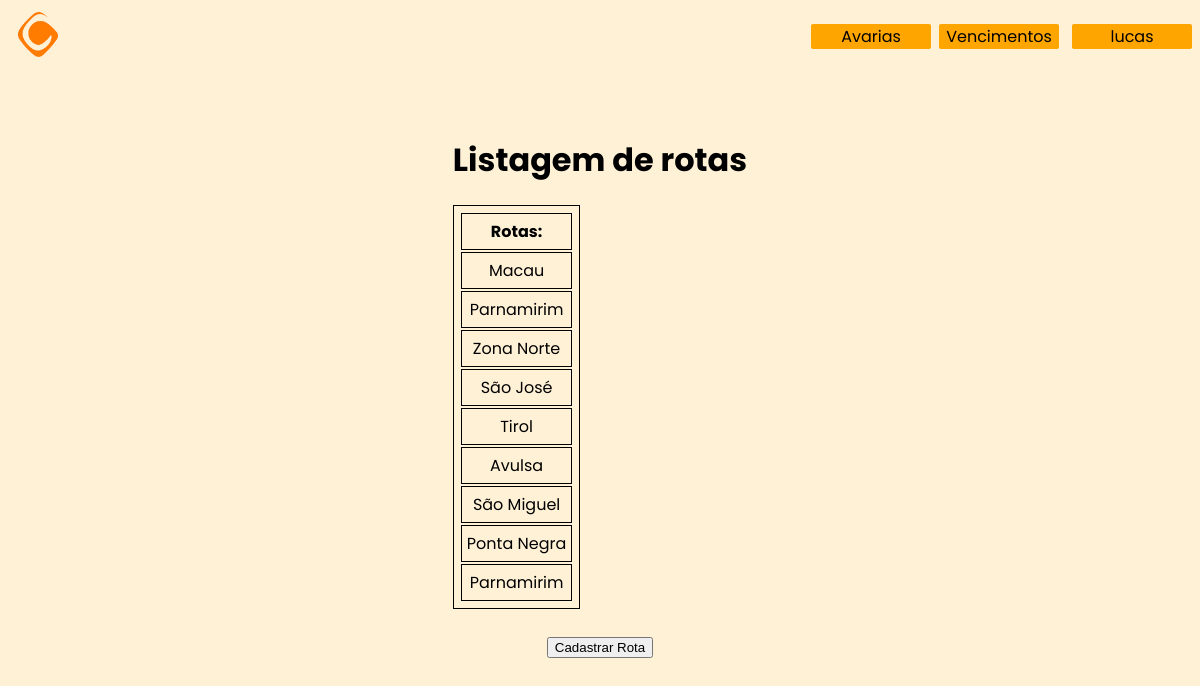
/entregas/rotas (signed in), run on the app's committed database.
### app/main.py (models this page shows)
class Users(UserMixin, db.Model):
    id = db.Column(db.Integer, primary_key=True)
    username = db.Column(db.String(250), unique=True, nullable=False)
    password = db.Column(db.String(250), nullable=False)
    filial = db.Column(db.String(250), nullable=True)

class Rotas(db.Model):
    id = db.Column(db.Integer, primary_key=True)
    rota = db.Column(db.String(250), nullable=False)
    tempo_medio_rota = db.Column(db.Time, nullable=False)

### app/main.py (the view)
@app.route('/entregas/rotas', methods=['GET', 'POST'])
def rotas_listagem():
    rotas_lista = Rotas.query.all()
    return render_template("/entregas/rotas.html", rotas_lista=rotas_lista)

### app/main.py (called while the page is built)
@login_manager.user_loader
def loader_user(user_id):
    return Users.query.get(user_id)

### app/templates/entregas/rotas.html
{% extends "./template.html" %}
{% block content %}
    <h1>Listagem de rotas</h1>
    <table>
    <tr>
        <th>Rotas:</th>
    </tr>
        {% for i in rotas_lista %}
    <tr>
        <td>{{ i.rota }}</td>
    </tr>
        {% endfor %}
    </table><br>
    <form action="/entregas/calcular_medias_rotas" method="post">
      <button type="submit">Cadastrar Rota</button>
    </form>
{% endblock %}

### app/templates/template.html (shortened to what this page needs)
<!DOCTYPE html>
<html lang="en">
<head>
    <link rel="stylesheet" href="{{ url_for('static', filename='style.css') }}">
</head>
<body>
<div class="menu">
    <div class="logo"><img src="../static/imagens/logo.png" width="40"></div>
    <div class="botoesmenu">
    <div class="botaoavarias">Avarias
    </div>
        <div class="botaovecimentos">Vencimentos
    </div>
        {% if current_user.is_authenticated %}
        <div class="botaoavarias">{{current_user.username}}
    </div>
        {% endif %}
    </div>
    </div>
<div class="conteudo">{% block content %}{% endblock %}</div>
</body>
</html>

### app/static/style.css (style rules this page uses)
html { background: rgba(255, 165, 0, 0.16); font-family: 'Poppins', sans-serif; }
.menu { display: flex; justify-content: space-between; align-items: center; border-radius: 2px; padding-left: 10px; font-size: 16px; }
.logo { padding-top: 4px; mix-blend-mode: multiply; }
.botoesmenu { display: inline-flex; }
.botaoavarias { cursor: pointer; border-radius: 2px; position: relative; width: 120px; background-color: orange; text-align: center; margin-left: 8px; }
.botaovecimentos { cursor: pointer; border-radius: 2px; position: relative; display: inline-block; width: 120px; background-color: orange; text-align: center; margin-left: 8px; margin-right: 5px; }
.conteudo { margin: auto; width: fit-content; text-align: center; align-content: center; padding: 50px; }
table, th, td { padding: 5px 5px; border: 1px solid; }
form { text-align: center; }

### data on the page
Users: username "lucas"
Rotas: rota "Macau"
Rotas: rota "Parnamirim"
Rotas: rota "Zona Norte"
Rotas: rota "São José"
Rotas: rota "Tirol"
Rotas: rota "Avulsa"
Rotas: rota "São Miguel"
Rotas: rota "Ponta Negra"
Rotas: rota "Parnamirim"
